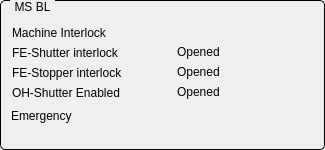
       <widget class="QGroupBox" name="titleGroupBox_23">
        <property name="geometry">
         <rect>
          <x>1040</x>
          <y>496</y>
          <width>325</width>
          <height>150</height>
         </rect>
        </property>
        <property name="styleSheet">
         <string notr="true">QGroupBox {
    border: 1px solid black;
    border-radius: 5px;
    margin-top: 0.5em;
}

QGroupBox::title {
    subcontrol-origin: margin;
    left: 10px;
    padding: 0 3px 0 3px;
}</string>
        </property>
        <property name="title">
         <string>MS BL</string>
        </property>
        <widget class="QLabel" name="label_164">
         <property name="geometry">
          <rect>
           <x>12</x>
           <y>23</y>
           <width>120</width>
           <height>20</height>
          </rect>
         </property>
         <property name="text">
          <string>Machine Interlock</string>
         </property>
        </widget>
        <widget class="QLabel" name="label_165">
         <property name="geometry">
          <rect>
           <x>12</x>
           <y>43</y>
           <width>140</width>
           <height>20</height>
          </rect>
         </property>
         <property name="text">
          <string>FE-Shutter interlock</string>
         </property>
        </widget>
        <widget class="QLabel" name="label_166">
         <property name="geometry">
          <rect>
           <x>12</x>
           <y>63</y>
           <width>140</width>
           <height>20</height>
          </rect>
         </property>
         <property name="text">
          <string>FE-Stopper interlock</string>
         </property>
        </widget>
        <widget class="QESimpleShape" name="qesimpleshape_270">
         <property name="geometry">
          <rect>
           <x>153</x>
           <y>42</y>
           <width>16</width>
           <height>20</height>
          </rect>
         </property>
         <property name="ledType">
          <enum>QSimpleShape::Status</enum>
         </property>
         <property name="colour0" stdset="0">
          <color>
           <red>118</red>
           <green>118</green>
           <blue>118</blue>
          </color>
         </property>
         <property name="colour1" stdset="0">
          <color>
           <red>5</red>
           <green>240</green>
           <blue>5</blue>
          </color>
         </property>
         <property name="colour2" stdset="0">
          <color>
           <red>60</red>
           <green>255</green>
           <blue>20</blue>
          </color>
         </property>
         <property name="variable" stdset="0">
          <string>I09FE-PSS-PSH:isInterlock</string>
         </property>
         <property name="variableSubstitutions" stdset="0">
          <string/>
         </property>
        </widget>
        <widget class="QESimpleShape" name="qesimpleshape_271">
         <property name="geometry">
          <rect>
           <x>153</x>
           <y>62</y>
           <width>16</width>
           <height>20</height>
          </rect>
         </property>
         <property name="ledType">
          <enum>QSimpleShape::Status</enum>
         </property>
         <property name="colour0" stdset="0">
          <color>
           <red>118</red>
           <green>118</green>
           <blue>118</blue>
          </color>
         </property>
         <property name="colour1" stdset="0">
          <color>
           <red>5</red>
           <green>240</green>
           <blue>5</blue>
          </color>
         </property>
         <property name="colour2" stdset="0">
          <color>
           <red>60</red>
           <green>255</green>
           <blue>20</blue>
          </color>
         </property>
         <property name="variable" stdset="0">
          <string>I09FE-PSS-PST:isInterlock</string>
         </property>
         <property name="variableSubstitutions" stdset="0">
          <string/>
         </property>
        </widget>
        <widget class="QLabel" name="label_167">
         <property name="geometry">
          <rect>
           <x>12</x>
           <y>83</y>
           <width>140</width>
           <height>20</height>
          </rect>
         </property>
         <property name="text">
          <string>OH-Shutter Enabled</string>
         </property>
        </widget>
        <widget class="QESimpleShape" name="qesimpleshape_272">
         <property name="geometry">
          <rect>
           <x>153</x>
           <y>82</y>
           <width>16</width>
           <height>20</height>
          </rect>
         </property>
         <property name="ledType">
          <enum>QSimpleShape::Status</enum>
         </property>
         <property name="colour0" stdset="0">
          <color>
           <red>118</red>
           <green>118</green>
           <blue>118</blue>
          </color>
         </property>
         <property name="colour1" stdset="0">
          <color>
           <red>5</red>
           <green>240</green>
           <blue>5</blue>
          </color>
         </property>
         <property name="colour2" stdset="0">
          <color>
           <red>60</red>
           <green>255</green>
           <blue>20</blue>
          </color>
         </property>
         <property name="variable" stdset="0">
          <string>I09OH-PSS-PSH:isEnabled</string>
         </property>
         <property name="variableSubstitutions" stdset="0">
          <string/>
         </property>
        </widget>
        <widget class="QLabel" name="label_168">
         <property name="geometry">
          <rect>
           <x>11</x>
           <y>106</y>
           <width>80</width>
           <height>20</height>
          </rect>
         </property>
         <property name="text">
          <string>Emergency</string>
         </property>
        </widget>
        <widget class="QESimpleShape" name="qesimpleShape_6">
         <property name="geometry">
          <rect>
           <x>91</x>
           <y>107</y>
           <width>16</width>
           <height>20</height>
          </rect>
         </property>
         <property name="ledType">
          <enum>QSimpleShape::Error</enum>
         </property>
         <property name="colour0" stdset="0">
          <color>
           <red>240</red>
           <green>5</green>
           <blue>5</blue>
          </color>
         </property>
         <property name="colour1" stdset="0">
          <color>
           <red>5</red>
           <green>240</green>
           <blue>5</blue>
          </color>
         </property>
         <property name="colour2" stdset="0">
          <color>
           <red>60</red>
           <green>255</green>
           <blue>20</blue>
          </color>
         </property>
         <property name="variable" stdset="0">
          <string>I09OH-PSS-EM1:isPressed</string>
         </property>
         <property name="variableSubstitutions" stdset="0">
          <string/>
         </property>
        </widget>
        <widget class="QESimpleShape" name="qesimpleshape_273">
         <property name="geometry">
          <rect>
           <x>236</x>
           <y>62</y>
           <width>16</width>
           <height>20</height>
          </rect>
         </property>
         <property name="ledType">
          <enum>QSimpleShape::Status</enum>
         </property>
         <property name="colour0" stdset="0">
          <color>
           <red>5</red>
           <green>240</green>
           <blue>5</blue>
          </color>
         </property>
         <property name="colour1" stdset="0">
          <color>
           <red>118</red>
           <green>118</green>
           <blue>118</blue>
          </color>
         </property>
         <property name="colour2" stdset="0">
          <color>
           <red>60</red>
           <green>255</green>
           <blue>20</blue>
          </color>
         </property>
         <property name="variable" stdset="0">
          <string>I09FE-PSS-PST:isOpened</string>
         </property>
         <property name="variableSubstitutions" stdset="0">
          <string/>
         </property>
        </widget>
        <widget class="QESimpleShape" name="qesimpleshape_274">
         <property name="geometry">
          <rect>
           <x>236</x>
           <y>42</y>
           <width>16</width>
           <height>20</height>
          </rect>
         </property>
         <property name="ledType">
          <enum>QSimpleShape::Status</enum>
         </property>
         <property name="colour0" stdset="0">
          <color>
           <red>5</red>
           <green>240</green>
           <blue>5</blue>
          </color>
         </property>
         <property name="colour1" stdset="0">
          <color>
           <red>118</red>
           <green>118</green>
           <blue>118</blue>
          </color>
         </property>
         <property name="colour2" stdset="0">
          <color>
           <red>60</red>
           <green>255</green>
           <blue>20</blue>
          </color>
         </property>
         <property name="variable" stdset="0">
          <string>I09FE-PSS-PSH:isOpened</string>
         </property>
         <property name="variableSubstitutions" stdset="0">
          <string/>
         </property>
        </widget>
        <widget class="QESimpleShape" name="qesimpleshape_275">
         <property name="geometry">
          <rect>
           <x>236</x>
           <y>82</y>
           <width>16</width>
           <height>20</height>
          </rect>
         </property>
         <property name="ledType">
          <enum>QSimpleShape::Status</enum>
         </property>
         <property name="colour0" stdset="0">
          <color>
           <red>5</red>
           <green>240</green>
           <blue>5</blue>
          </color>
         </property>
         <property name="colour1" stdset="0">
          <color>
           <red>118</red>
           <green>118</green>
           <blue>118</blue>
          </color>
         </property>
         <property name="colour2" stdset="0">
          <color>
           <red>60</red>
           <green>255</green>
           <blue>20</blue>
          </color>
         </property>
         <property name="variable" stdset="0">
          <string>I09OH-PSS-PSH:isOpened</string>
         </property>
         <property name="variableSubstitutions" stdset="0">
          <string/>
         </property>
        </widget>
        <widget class="QESimpleShape" name="qesimpleShape_8">
         <property name="geometry">
          <rect>
           <x>153</x>
           <y>22</y>
           <width>16</width>
           <height>20</height>
          </rect>
         </property>
         <property name="ledType">
          <enum>QSimpleShape::Error</enum>
         </property>
         <property name="colour0" stdset="0">
          <color>
           <red>240</red>
           <green>5</green>
           <blue>5</blue>
          </color>
         </property>
         <property name="colour1" stdset="0">
          <color>
           <red>60</red>
           <green>255</green>
           <blue>20</blue>
          </color>
         </property>
         <property name="colour2" stdset="0">
          <color>
           <red>60</red>
           <green>255</green>
           <blue>20</blue>
          </color>
         </property>
         <property name="variable" stdset="0">
          <string>MS-SR-PSS:isInterlock</string>
         </property>
         <property name="variableSubstitutions" stdset="0">
          <string/>
         </property>
        </widget>
        <widget class="QESimpleShape" name="qesimpleShape_7">
         <property name="geometry">
          <rect>
           <x>111</x>
           <y>107</y>
           <width>16</width>
           <height>20</height>
          </rect>
         </property>
         <property name="ledType">
          <enum>QSimpleShape::Error</enum>
         </property>
         <property name="colour0" stdset="0">
          <color>
           <red>240</red>
           <green>5</green>
           <blue>5</blue>
          </color>
         </property>
         <property name="colour1" stdset="0">
          <color>
           <red>5</red>
           <green>240</green>
           <blue>5</blue>
          </color>
         </property>
         <property name="colour2" stdset="0">
          <color>
           <red>60</red>
           <green>255</green>
           <blue>20</blue>
          </color>
         </property>
         <property name="variable" stdset="0">
          <string>I09OH-PSS-EM2:isPressed</string>
         </property>
         <property name="variableSubstitutions" stdset="0">
          <string/>
         </property>
        </widget>
        <widget class="QESimpleShape" name="qesimpleShape_9">
         <property name="geometry">
          <rect>
           <x>131</x>
           <y>107</y>
           <width>16</width>
           <height>20</height>
          </rect>
         </property>
         <property name="ledType">
          <enum>QSimpleShape::Error</enum>
         </property>
         <property name="colour0" stdset="0">
          <color>
           <red>240</red>
           <green>5</green>
           <blue>5</blue>
          </color>
         </property>
         <property name="colour1" stdset="0">
          <color>
           <red>5</red>
           <green>240</green>
           <blue>5</blue>
          </color>
         </property>
         <property name="colour2" stdset="0">
          <color>
           <red>60</red>
           <green>255</green>
           <blue>20</blue>
          </color>
         </property>
         <property name="variable" stdset="0">
          <string>I09OH-PSS-EM3:isPressed</string>
         </property>
         <property name="variableSubstitutions" stdset="0">
          <string/>
         </property>
        </widget>
        <widget class="QESimpleShape" name="qesimpleShape_10">
         <property name="geometry">
          <rect>
           <x>151</x>
           <y>107</y>
           <width>16</width>
           <height>20</height>
          </rect>
         </property>
         <property name="ledType">
          <enum>QSimpleShape::Error</enum>
         </property>
         <property name="colour0" stdset="0">
          <color>
           <red>240</red>
           <green>5</green>
           <blue>5</blue>
          </color>
         </property>
         <property name="colour1" stdset="0">
          <color>
           <red>5</red>
           <green>240</green>
           <blue>5</blue>
          </color>
         </property>
         <property name="colour2" stdset="0">
          <color>
           <red>60</red>
           <green>255</green>
           <blue>20</blue>
          </color>
         </property>
         <property name="variable" stdset="0">
          <string>I09OH-PSS-EM4:isPressed</string>
         </property>
         <property name="variableSubstitutions" stdset="0">
          <string/>
         </property>
        </widget>
        <widget class="QLabel" name="label_169">
         <property name="geometry">
          <rect>
           <x>177</x>
           <y>42</y>
           <width>53</width>
           <height>20</height>
          </rect>
         </property>
         <property name="text">
          <string>Opened</string>
         </property>
        </widget>
        <widget class="QLabel" name="label_170">
         <property name="geometry">
          <rect>
           <x>177</x>
           <y>62</y>
           <width>53</width>
           <height>20</height>
          </rect>
         </property>
         <property name="text">
          <string>Opened</string>
         </property>
        </widget>
        <widget class="QLabel" name="label_171">
         <property name="geometry">
          <rect>
           <x>177</x>
           <y>82</y>
           <width>53</width>
           <height>20</height>
          </rect>
         </property>
         <property name="text">
          <string>Opened</string>
         </property>
        </widget>
        <widget class="QESimpleShape" name="qesimpleShape_11">
         <property name="geometry">
          <rect>
           <x>132</x>
           <y>127</y>
           <width>16</width>
           <height>20</height>
          </rect>
         </property>
         <property name="ledType">
          <enum>QSimpleShape::Error</enum>
         </property>
         <property name="colour0" stdset="0">
          <color>
           <red>240</red>
           <green>5</green>
           <blue>5</blue>
          </color>
         </property>
         <property name="colour1" stdset="0">
          <color>
           <red>5</red>
           <green>240</green>
           <blue>5</blue>
          </color>
         </property>
         <property name="colour2" stdset="0">
          <color>
           <red>60</red>
           <green>255</green>
           <blue>20</blue>
          </color>
         </property>
         <property name="variable" stdset="0">
          <string>I09OH-PSS-EM7:isPressed</string>
         </property>
         <property name="variableSubstitutions" stdset="0">
          <string/>
         </property>
        </widget>
        <widget class="QESimpleShape" name="qesimpleShape_12">
         <property name="geometry">
          <rect>
           <x>92</x>
           <y>127</y>
           <width>16</width>
           <height>20</height>
          </rect>
         </property>
         <property name="ledType">
          <enum>QSimpleShape::Error</enum>
         </property>
         <property name="colour0" stdset="0">
          <color>
           <red>240</red>
           <green>5</green>
           <blue>5</blue>
          </color>
         </property>
         <property name="colour1" stdset="0">
          <color>
           <red>5</red>
           <green>240</green>
           <blue>5</blue>
          </color>
         </property>
         <property name="colour2" stdset="0">
          <color>
           <red>60</red>
           <green>255</green>
           <blue>20</blue>
          </color>
         </property>
         <property name="variable" stdset="0">
          <string>I09OH-PSS-EM5:isPressed</string>
         </property>
         <property name="variableSubstitutions" stdset="0">
          <string/>
         </property>
        </widget>
        <widget class="QESimpleShape" name="qesimpleShape_13">
         <property name="geometry">
          <rect>
           <x>112</x>
           <y>127</y>
           <width>16</width>
           <height>20</height>
          </rect>
         </property>
         <property name="ledType">
          <enum>QSimpleShape::Error</enum>
         </property>
         <property name="colour0" stdset="0">
          <color>
           <red>240</red>
           <green>5</green>
           <blue>5</blue>
          </color>
         </property>
         <property name="colour1" stdset="0">
          <color>
           <red>5</red>
           <green>240</green>
           <blue>5</blue>
          </color>
         </property>
         <property name="colour2" stdset="0">
          <color>
           <red>60</red>
           <green>255</green>
           <blue>20</blue>
          </color>
         </property>
         <property name="variable" stdset="0">
          <string>I09OH-PSS-EM6:isPressed</string>
         </property>
         <property name="variableSubstitutions" stdset="0">
          <string/>
         </property>
        </widget>
       </widget>
